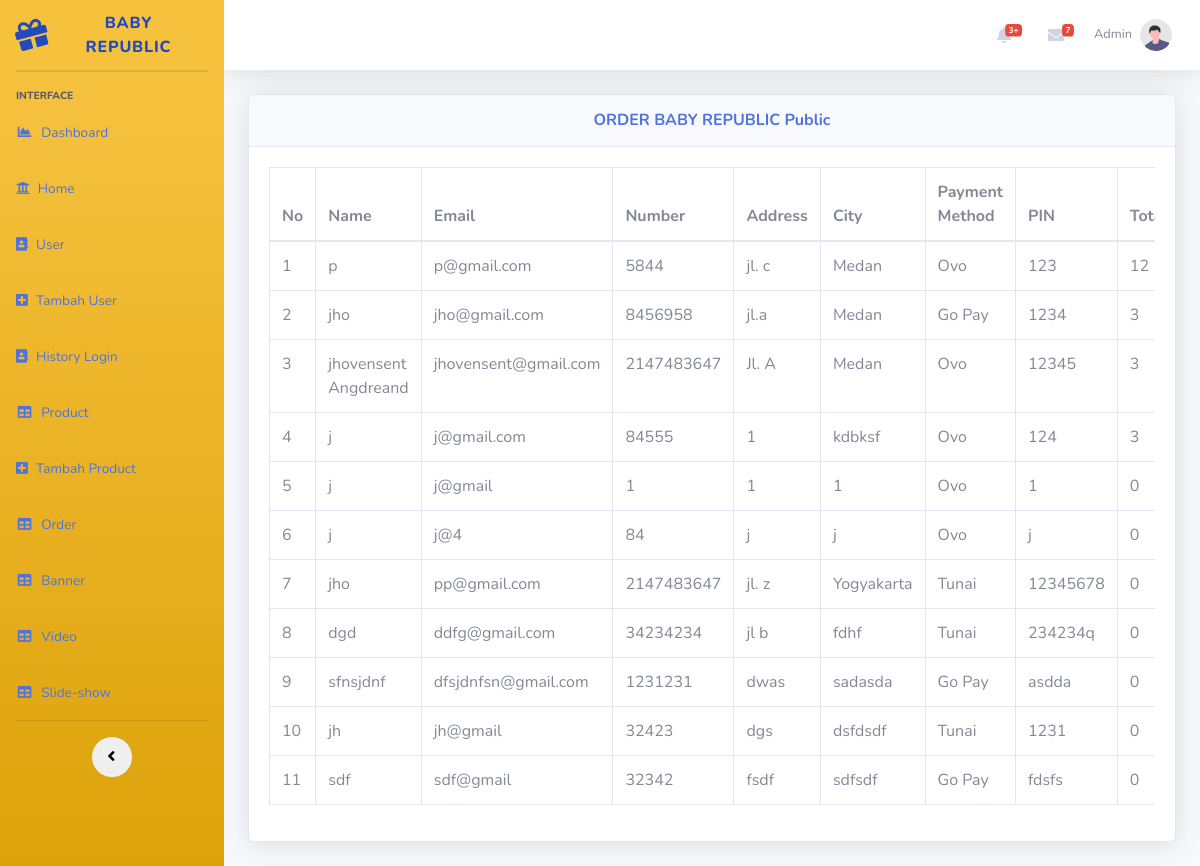
The app's page /BabyRepublic/order.php with its own data.
### tables this page shows
CREATE TABLE `checkout` (
  `name` varchar(255) NOT NULL,
  `number` int(12) NOT NULL,
  `email` varchar(255) NOT NULL,
  `method` varchar(25) NOT NULL,
  `street` varchar(255) NOT NULL,
  `city` varchar(255) NOT NULL,
  `pin_code` varchar(255) NOT NULL,
  `total_products` int(25) NOT NULL,
  `id` int(11) NOT NULL
);

### BabyRepublic/order.php (the view, shortened to what this page needs)
<?php
    include('koneksi.php');
?>
<!DOCTYPE html>
<html lang="en">
<head>
    <link href="vendor/fontawesome-free/css/all.min.css" rel="stylesheet" type="text/css">
    <link href="css/sb-admin-2.min.css" rel="stylesheet">
</head>
<body id="page-top">
    <div id="wrapper">
        <ul class="navbar-nav bg-gradient-warning text-dark sidebar sidebar-warning" id="accordionSidebar">
            <a class="sidebar-brand d-flex align-items-center justify-content-center" href="#">
                <div class="sidebar-brand-icon rotate-n-15">
                <i class="fa fa-gift" aria-hidden="true"></i>
                </div>
                <div class="sidebar-brand-text mx-3">Baby Republic </div>
            </a>
            <hr class="sidebar-divider my-0">
            <hr class="sidebar-divider">
            <div class="sidebar-heading">
                Interface
            </div>
            <li class="nav-item">
                <a class="nav-link" href="dashboard.php">
                    <i class="fas fa-fw fa-chart-area"></i>
                    <span>Dashboard</span></a>
            </li>
            <li class="nav-item">
                <a class="nav-link" href="home.php">
                <i class="fa fa-university" aria-hidden="true"></i>
                    <span>Home</span></a>
            </li>
            <li class="nav-item">
                <a class="nav-link" href="user.php">
                <i class="fa fa-address-book" aria-hidden="true"></i>
                    <span>User</span></a>
            </li>
            <li class="nav-item">
                <a class="nav-link" href="tambahuser.php">
                <i class="fa fa-plus-square" aria-hidden="true"></i>
                    <span>Tambah User</span></a>
            </li>
            <li class="nav-item">
                <a class="nav-link" href="history.php">
                <i class="fa fa-address-book" aria-hidden="true"></i>
                    <span>History Login</span></a>
            </li>
            <li class="nav-item">
                <a class="nav-link" href="Product.php">
                    <i class="fas fa-fw fa-table"></i>
                    <span>Product</span></a>
            </li>
            <li class="nav-item">
                <a class="nav-link" href="tambahproduct.php">
                <i class="fa fa-plus-square" aria-hidden="true"></i>
                    <span>Tambah Product</span></a>
            </li>
            <li class="nav-item">
                <a class="nav-link" href="#">
                    <i class="fas fa-fw fa-table"></i>
                    <span>Order</span></a>
            </li>
            <li class="nav-item">
                <a class="nav-link" href="banner.php">
                <i class="fas fa-fw fa-table"></i>
                    <span>Banner</span></a>
            </li>
            <li class="nav-item">
                <a class="nav-link" href="video.php">
                <i class="fas fa-fw fa-table"></i>
                    <span>Video</span></a>
            </li>
            <li class="nav-item">
                <a class="nav-link" href="slideshow.php">
                <i class="fas fa-fw fa-table"></i>
                    <span>Slide-show</span></a>
            </li>
            <hr class="sidebar-divider d-none d-md-block">
            <div class="text-center d-none d-md-inline">
                <button class="rounded-circle border-0" id="sidebarToggle"></button>
            </div>
        </ul>
        <div id="content-wrapper" class="d-flex flex-column">
            <div id="content">
                <nav class="navbar navbar-expand navbar-light bg-white topbar mb-4 static-top shadow">
                    <ul class="navbar-nav ml-auto">
                        <li class="nav-item dropdown no-arrow mx-1">
                            <a class="nav-link dropdown-toggle" href="#" id="alertsDropdown" role="button"
                                data-toggle="dropdown" aria-haspopup="true" aria-expanded="false">
                                <i class="fas fa-bell fa-fw"></i>
                                <span class="badge badge-danger badge-counter">3+</span>
                            </a>
                        <li class="nav-item dropdown no-arrow mx-1">
                            <a class="nav-link dropdown-toggle" href="#" id="messagesDropdown" role="button"
                                data-toggle="dropdown" aria-haspopup="true" aria-expanded="false">
                                <i class="fas fa-envelope fa-fw"></i>
                                <span class="badge badge-danger badge-counter">7</span>
                            </a>
                        <li class="nav-item dropdown no-arrow">
                            <a class="nav-link dropdown-toggle" href="#" id="userDropdown" role="button"
                                data-toggle="dropdown" aria-haspopup="true" aria-expanded="false">
                                <span class="mr-2 d-none d-lg-inline text-gray-600 small">Admin</span>
                                <img class="img-profile rounded-circle"
                                    src="img/undraw_profile.svg">
                            </a>
                        </li>
                    </ul>
                </nav>
                  <div class="container-fluid">
                    <div class="card shadow mb-4">
                        <div class="card-header py-3">
                        <center><h6 class="m-0 font-weight-bold text-primary">ORDER BABY REPUBLIC Public</h6></center>
                        </div>
                        <div class="card-body">
                            <div class="table-responsive">
                                <table class="table table-bordered" id="dataTable" width="100%" cellspacing="0">
                                    <thead>
                                        <tr>
                                            <th>No</th>
                                            <th>Name</th>
                                            <th>Email</th>
                                            <th>Number</th>
                                            <th>Address</th>
                                            <th>City</th>
                                            <th>Payment Method</th>
                                            <th>PIN</th>
                                            <th>Total</th>
                                        </tr>
                                    </thead>
                                    <tbody>
                                    <?php
                                            $query = "SELECT * FROM checkout ORDER BY id ASC";
                                            $result = mysqli_query($koneksi, $query);
                                            $no = 1;
                                            while ($row = mysqli_fetch_assoc($result)){
                                    ?>
                                    <tr>
                                            <td><?php echo $no;?></td>
                                            <td><?php echo $row['name'];?></td>
                                            <td><?php echo $row['email'];?></td>
                                            <td><?php echo $row['number'];?></td>
                                            <td><?php echo $row['street'];?></td>
                                            <td><?php echo $row['city'];?></td>
                                            <td><?php echo $row['method'];?></td>
                                            <td><?php echo $row['pin_code'];?></td>
                                            <td> <?php echo number_format($row['total_products']);;?></td>
                                        </tr>
                                        <?php
                                        $no++;
                                            }
                                        ?>
                                    </tbody>
                                </table>
                            </div>
                        </div>
                    </div>
        </div>
    </div>
</body>
</html>

### records on screen
checkout: name "p", email "p@gmail.com", number "5844", street "jl. c", city "Medan", method "Ovo", pin_code "123", total_products "12"
checkout: name "jho", email "jho@gmail.com", number "8456958", street "jl.a", city "Medan", method "Go Pay", pin_code "1234", total_products "3"
checkout: name "jhovensent Angdreand", email "jhovensent@gmail.com", number "2147483647", street "Jl. A", city "Medan", method "Ovo", pin_code "12345", total_products "3"
checkout: name "j", email "j@gmail.com", number "84555", street "1", city "kdbksf", method "Ovo", pin_code "124", total_products "3"
checkout: name "j", email "j@gmail", number "1", street "1", city "1", method "Ovo", pin_code "1", total_products "0"
checkout: name "j", email "j@4", number "84", street "j", city "j", method "Ovo", pin_code "j", total_products "0"
checkout: name "jho", email "pp@gmail.com", number "2147483647", street "jl. z", city "Yogyakarta", method "Tunai", pin_code "12345678", total_products "0"
checkout: name "dgd", email "ddfg@gmail.com", number "34234234", street "jl b", city "fdhf", method "Tunai", pin_code "234234q", total_products "0"
checkout: name "sfnsjdnf", email "dfsjdnfsn@gmail.com", number "1231231", street "dwas", city "sadasda", method "Go Pay", pin_code "asdda", total_products "0"
checkout: name "jh", email "jh@gmail", number "32423", street "dgs", city "dsfdsdf", method "Tunai", pin_code "1231", total_products "0"
checkout: name "sdf", email "sdf@gmail", number "32342", street "fsdf", city "sdfsdf", method "Go Pay", pin_code "fdsfs", total_products "0"
